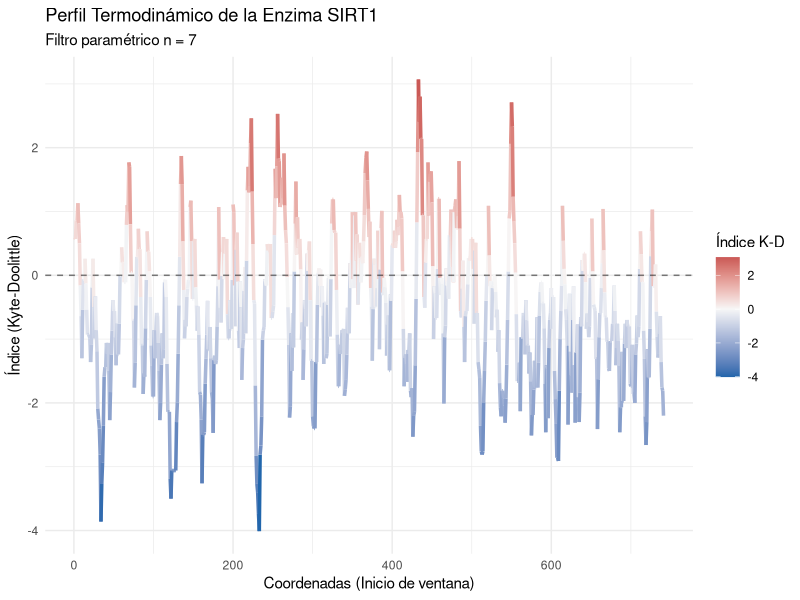

The R source for this figure:
# Librería externa para el renderizado visual
library(ggplot2)

# --- PASO 1: Creación de la función ---
analizar_proteina <- function(secuencia, tamano_ventana = 7) {
  
  # Estructura de datos: Diccionario K-D
  escala_kd <- c(
    I = 4.5, V = 4.2, L = 3.8, F = 2.8, C = 2.5, 
    M = 1.9, A = 1.8, G = -0.4, T = -0.7, S = -0.8, 
    W = -0.9, Y = -1.3, P = -1.6, H = -3.2, E = -3.5, 
    Q = -3.5, D = -3.5, N = -3.5, K = -3.9, R = -4.5
  )
  
  # PASO 2: Manejo de Strings y Ruido
  # Limpieza de espacios y formateo
  secuencia_limpia <- gsub("[[:space:]]", "", secuencia)
  secuencia_limpia <- toupper(secuencia_limpia)
  
  # Tokenización
  letras_individuales <- strsplit(secuencia_limpia, split = "")[[1]]
  
  # Cuantificación matemática del ruido biológico
  aminoacidos_validos <- sum(letras_individuales %in% names(escala_kd))
  total_caracteres <- length(letras_individuales)
  porcentaje_ruido <- round(((total_caracteres - aminoacidos_validos) / total_caracteres) * 100, 2)
  
  #  PASO 3: El Motor ---
  numero_de_ventanas <- total_caracteres - tamano_ventana + 1
  resultados_hidro <- numeric(numero_de_ventanas)
  
  # Bucle for para la ventana deslizante
  for(i in 1:numero_de_ventanas) {
    pedacito <- letras_individuales[i:(i + tamano_ventana - 1)]
    valores_numericos <- escala_kd[pedacito]
    
    # if/else para manejo de errores 
    if(all(is.na(valores_numericos))) {
      resultados_hidro[i] <- 0 
    } else {
      resultados_hidro[i] <- mean(valores_numericos, na.rm = TRUE)
    }
  }
  
  # PASO 4: Estructuración de Datos 
  # Posicion numérica para la gráfica, y añadimos Region_Diana para la tabla
  tabla_resultados <- data.frame(
    Posicion = 1:numero_de_ventanas,
    Region_Diana = paste(1:numero_de_ventanas, "a", (1:numero_de_ventanas) + tamano_ventana - 1),
    Hidrofobicidad = round(resultados_hidro, 2)
  )
  
  # Ordenamos para extraer las dianas termodinámicamente viables
  mejores_dianas <- head(tabla_resultados[order(tabla_resultados$Hidrofobicidad), ], 3)
  
  # Para imprimir en consola de forma más limpia, quitamos la columna Posicion de este subset
  reporte_dianas <- mejores_dianas[, c("Region_Diana", "Hidrofobicidad")]
  
  # PASO 5: Visualización con ggplot2
  # gradiente de color continuo
  grafica <- ggplot(tabla_resultados, aes(x = Posicion, y = Hidrofobicidad, color = Hidrofobicidad)) +
    geom_line(aes(group = 1), size = 1.2) + 
    scale_color_gradient2(low = "#2166ac", mid = "#f7f7f7", high = "#b2182b", 
                          midpoint = 0, name = "Índice K-D") +
    geom_hline(yintercept = 0, color = "black", linetype = "dashed", alpha = 0.5) +
    theme_minimal() +
    labs(
      title = "Perfil Termodinámico de la Enzima SIRT1",
      subtitle = paste("Filtro paramétrico n =", tamano_ventana),
      x = "Coordenadas (Inicio de ventana)",
      y = "Índice (Kyte-Doolittle)"
    )
  
  dev.new() 
  print(grafica)
  
  #  Datos de Salida en la consola
  cat("\n==================================================\n")
  cat("     REPORTE\n")
  cat("==================================================\n")
  cat(sprintf("-> Control de Calidad: %s%% de ruido biológico detectado.\n", porcentaje_ruido))
  cat("-> Regiones de las 3 mejores dianas para edición:\n\n")
  print(reporte_dianas, row.names = FALSE)
  cat("==================================================\n\n")
}

# --- PRUEBA FINAL ---
mi_gen_sirt1 <- "MADEAALALQPGGSPSAAGADREAASSPAGEPLRKRPRRDGPGLERSPGEPGGAAPEREVPAAARGCPGAAAAALWREAEAEAAAAGGEQEAQATAAAGEGDNGPGLQGPSREPPLADNLYDEDDDDEGEEEEEAAAAAIGYRDNLLFGDEIITNGFHSCESDEEDRASHASSSDWTPRPRIGPYTFVQQHLMIGTDPRTILKDLLPETIPPPELDDMTLWQIVINILSEPPKRKKRKDINTIEDAVKLLQECKKIIVLTGAGVSVSCGIPDFRSRDGIYARLAVDFPDLPDPQAMFDIEYFRKDPRPFFKFAKEIYPGQFQPSLCHKFIALSDKEGKLLRNYTQNIDTLEQVAGIQRIIQCHGSFATASCLICKYKVDCEAVRGDIFNQVVPRCPRCPADEPLAIMKPEIVFFGENLPEQFHRAMKYDKDEVDLLIVIGSSLKVRPVALIPSSIPHEVPQILINREPLPHLHFDVELLGDCDVIINELCHRLGGEYAKLCCNPVKLSEITEKPPRTQKELAYLSELPPTPLHVSEDSSSPERTSPPDSSVIVTLLDQAAKSNDDLDVSESKGCMEEKPQEVQTSRNVESIAEQMENPDLKNVGSSTGEKNERTSVAGTVRKCWPNRVAKEQISRRLDGNQYLFLPPNRYIFHGAEVYSDSEDDVLSSSSCGSNSDSGTCQSPSLEEPMEDESEIEEFYNGLEDEPDVPERAGGAGFGTDGDDQEAINEAISVKQEVTDMNYPSNKS"

analizar_proteina(secuencia = mi_gen_sirt1, tamano_ventana = 7)
